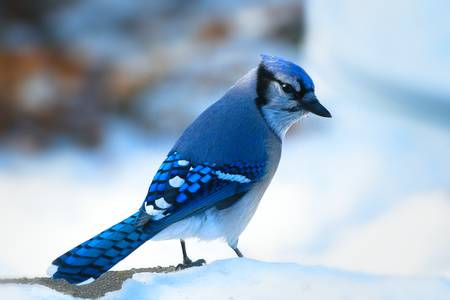
#> input picture Sistemas de Percepcion - MINCAR/data/Tensorflow/bird.jpg, 450 x 300 px, given in place of radiografiaMano.png, which was not available
$ python T01_operaciones_histograma.py
#> lines starting #> are read from the running program, lines starting #| are printed output that depends on the picture; pictures that were not available may be replaced by others from this repository, and a replacement may not be noted
### Sistemas de Percepcion - MINCAR/practica00/T01_cargar_imagen.py
# -*- coding: utf-8 -*-
__author__ = "Grupo 9: Haritz, Pablo & Sergio"

"""
Date = 20/04/2020
Author = Grupo 9: Haritz, Pablo & Sergio
Project = Práctica 0, principios de python
"""

'''
   En este código proporcionamos herramientas que nos van a permitir cargar, guardar y visualizar
   imágenes. Lo usaremos durante todas las prácticas.

   TODO: Entiende este código y haz que funcione asegurándote de que tienes bien elegido el intérprete
'''

#Aquí importo las librerías que me resultan útiles
import skimage, sklearn, skimage.io
import numpy, scipy
#Para escribir menos puedo poner alias a lo que importo:
import numpy as np
import matplotlib.pyplot as plt
import os

#Las funciones de python se definen con def. El contenido se escribe indentado:
# [52 lines left out: functions cargar_imagen, guardar_imagen, visualizar_imagen, not called in this run]

def visualizar_imagenes(lista_imagen,lista_titulos,n_row,n_col,block = True,save_figure=False,figure_save_path='../data/out/fig_sample.png',rescale_colors=True):
    '''
    Esta función visualiza y almacena una imagen y salva la figura si se indica
    :param imagen_rgb: imagen RGB de tipo numpy array
    :param titulo: Indica el nombre del estudiante más la información adicional requerida
    :param block: Permite que al visualizar la imagen en programa pare hasta cerrar la ventana
    :return:
    '''
    if n_row<2:
        raise Exception('n_row tiene que ser mayor que 2')
    fig,ax = plt.subplots(n_row,n_col,sharex=True,sharey=True)

    nc=0
    nr=0
    if n_col > 1:
        for i,(imagen,titulo) in enumerate(zip(lista_imagen,lista_titulos)):
            try:
                if len(imagen.shape)==2:
                    if rescale_colors:
                        ax[nr,nc].imshow(imagen,cmap=plt.get_cmap('gray'))
                    else:
                        ax[nr, nc].imshow(imagen, cmap=plt.get_cmap('gray'))
                else:
                    ax[nr,nc].imshow(imagen)
                ax[nr,nc].set_title(titulo)
            except:
                pass
            nr += 1
            if nr == n_row:
                nr = 0
                nc += 1
    else:
        for i, (imagen, titulo) in enumerate(zip(lista_imagen, lista_titulos)):
            try:
                if len(imagen.shape) == 2:
                    ax[nr].imshow(imagen, cmap=plt.get_cmap('gray'))
                else:
                    ax[nr].imshow(imagen)
                ax[nr].set_title(titulo)
            except:
                pass
            nr += 1
            if nr == n_row:
                nr = 0
                nc += 1


    if save_figure:
        folder, filename = os.path.split(figure_save_path)
        try:
            os.makedirs(folder)
        except:
            pass
        plt.savefig(figure_save_path, dpi=600)
    plt.show(block=block)

#Es buena costumbre meter este if al final para evitar que se ejecute código al importar este script desde otro.
# [6 lines that do not run on import are left out]

### Sistemas de Percepcion - MINCAR/practica02/T01_operaciones_histograma.py
# -----------------------
# Date = 20/04/2020
# Author = G9_PG_SP_HO
# Project = code
# -----------------------

import matplotlib.pyplot as plt
import numpy as np
import skimage,skimage.io,skimage.exposure
from practica00.T01_cargar_imagen import visualizar_imagen, visualizar_imagenes


file_histo = '../data/histograma/cerebro_1.jpg'
file_thres = '../data/histograma/bookpage.jpg'
file_7seg = '../data/histograma/Segmentos7.jpg'

file_mariposa = '../data/morfologicos/mariposa.jpg'
file_mariposa_noisy = '../data/morfologicos/mariposa_noisy.jpg'

file_sudoku = '../data/morfologicos/sudoku.jpg'
file_windows = '../data/morfologicos/windows.jpg'

file_hand = '../data/histograma/radiografiaMano.png'  # Imagen medica de mi eleccion

# [241 lines left out: functions do_test01, do_test02, do_test03, not called in this run]

def do_test04():
    '''
    NOMBRE:
    TODO:
        Completar el ejercicio do_test02 con la imagen médica de vuestra elección :
        Extraer y visualizar los histogramas de la imagen original
        de la imagen con el histograma estirado y de la imagen ecualizada.
        Analizar el uso de CLAHE (imadapthist) en estas imágenes.
        Comentar resultados
        Almacenar las figuras resultantes en el directorio /out/practica02/fig_test04_nombrexx.png
        Respuesta:


        En las imagenes se observa que:
            La original tiene una zona mas oscura en la parte inf izq y mas ilumianda en la der sup
            Tras el estirado no se aprecima muhca mejoria
            Mediante el ecualizado la imagen se ha quemado y sobreexpuesto, esto se debe a que la orignial no era
            homogenea
            El mejor resultado se ha obtenido en el ecualizado adptativo (CALHE), la iluminacion de la
            imagen es mas homogenea. Se aprecia mejor calidad de imagen respecto a todas las anteriores.
    '''
 # Estirar / ecualizar un histograma
    # Tiempo estimado -> 10 minutos (total = 15 min)
    img_in = skimage.io.imread(file_hand)  # .astype(float)/255
#> img_in is the input picture: shape (300, 450, 3); mean R, G, B 156, 176.7, 196.1
    # Los valores de la img van de 0 a 256.
    # si se pone astype(float)/255 pasamos a tener valores entre 0 y 1.
    # min 4.0 y max 219.3333334
    if len(img_in.shape) == 3:
        # Convertir a gris haciendo la media de RGB
        img_in = np.average(img_in, axis=-1)
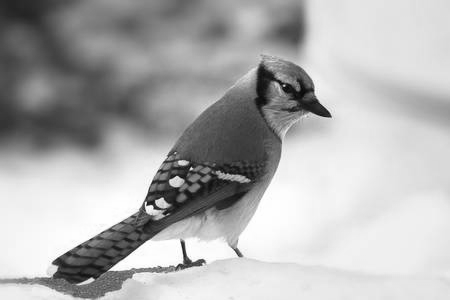
#> img_in: shape (300, 450) float64; min 7.67, max 255, mean 176.3

    # Stretching
    # Io = (Ii-Mini)*(((Maxo-Mino)/(Maxi-Mini))+Mino)
    min_in = img_in.min()
#> min_in = 7.67
    max_in = img_in.max()
#> max_in = 255
    min_out = 0
    max_out = 255
    img_strecthed = (img_in - min_in) * (((max_out - min_out) / (max_in - min_in)) + min_out)
    # Regla de 3

    # Stretching using skimage
    img_strecthed2 = skimage.exposure.rescale_intensity(img_in, out_range=(0, 255))
        # Expansion del grafico.
        # Los valores min y max de la imagen pasan a ser 0 y 255 respectivamente.

    # Ecualizacion de histograma

    img_equ = (skimage.exposure.equalize_hist(img_in) * 255).astype('uint8')
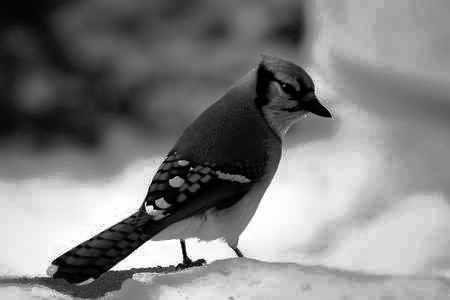
#> img_equ: shape (300, 450); min 0, max 255, mean 128.1
        #  Modificacion de la curva del histograma para que la probabilidad de los niveles de intensidad sea
    #   mas constante.

    # Ecualizacion de histograma adaptativa
    img_adapt_equ = skimage.exposure.equalize_adapthist(img_in.astype(float) / 255, kernel_size=None, clip_limit=0.01,
                                                        nbins=256)
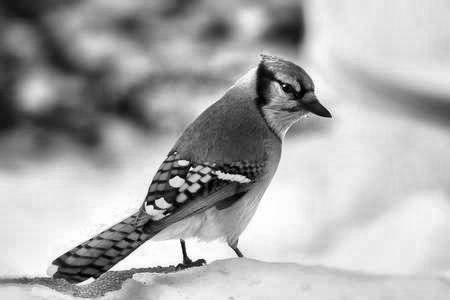
#> img_adapt_equ: shape (300, 450) float64; min 0, max 1, mean 0.671

    # Ecualizado mediante la tecnica CLAHE.
    # Consiste segmentar la imagen, realizar el histograma y ecualizacion de cada segmento  para posteiormente
    # ponderar todo.
    # Mas eficiente que el ecualizado normal.

    plt.figure()        # Crear nueva  figura para poder guardarla luego
    plt.subplot(141)
    plt.hist(img_in.ravel(), 256, [0, 256], color='b')  # Histograma original
    plt.subplot(142)
    plt.hist(img_strecthed2.ravel(), 256, [0, 256], color='r')  # Streching con skimage
    # El valor minimo de la imagen a pasado a ser 0 y el maximo a ser 255.
    plt.subplot(143)
    plt.hist(img_equ.ravel(), 256, [0, 256], color='g')  # Ecualizado
    plt.subplot(144)
    plt.hist(img_adapt_equ.ravel(), 256, [0.0, 1.0], color='m')             # Rango de valores de 0.0 a 1.0
    plt.savefig('../data/out/practica02/T01/fig_test04_hand_hist.png')
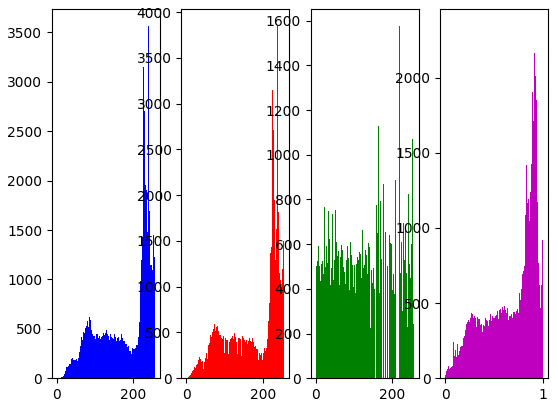
#> figure drawn by matplotlib, 4 panels; panel 1: tallest bar 3563 high, from x = 239 to 240; panel 2: tallest bar 3845 high, from x = 238 to 239; panel 3: tallest bar 1575 high, from x = 218 to 219; panel 4: tallest bar 2342 high, from x = 0.914 to 0.918
    plt.show(block=True)

    plt.figure()
    plt.subplot(141)
    plt.imshow(img_in, cmap=plt.get_cmap('gray'))  # Img original
    # Es la que tiene menos contraste
    plt.subplot(142)
    plt.imshow(img_strecthed2, cmap=plt.get_cmap('gray'))  # Img con histograma estirado
    # Al no haberse estirado mucho la variacion es minima con respepcto a la original
    plt.subplot(143)
    plt.imshow(img_equ, cmap=plt.get_cmap('gray'))  # Img Ecualizada
    # Hay un mayor contraste, pero algunas zonas quedan quemadas y otras zonas quedan muy oscuras.
    plt.subplot(144)
    plt.imshow(img_adapt_equ, cmap=plt.get_cmap('gray'))  # Img con ecualizacion CHLAE
    # Es la que mayor calidad tiene.
    # Las zonas oscuras y muy ilimunadas de la imagen original han quedado equilibradas.
    plt.show(block=True)

    img_t3_sudoku = [img_in, img_strecthed2, img_equ, img_adapt_equ]          # Lista con las imanenes
    titulos_t3_2 = ['Original', 'Expandida', 'Ecualizada', 'EC_Adaptativa']   # Lista con los nombres de las imagenes
    visualizar_imagenes(img_t3_sudoku, titulos_t3_2, 2, 2, block=True, save_figure=True,
                        figure_save_path='../data/out/practica02/T01/fig_test04_hand.png')  # Guardar Imagen
#> the loop in visualizar_imagenes, `for i,(imagen,titulo) in enumerate(zip(lista_imagen,lista_titulos)):` made 4 passes
#> (titulo, nc) on passes 2, 4: ('Expandida', 1), ('EC_Adaptativa', 2)
#> titulo on passes 1, 3: 'Original', 'Ecualizada'
#> after the loop in visualizar_imagenes, `for i,(imagen,titulo) in enumerate(zip(lista_imagen,lista_titulos)):`: nc = 2; nr = 0

#> (the run stopped early here; a loop or call above may not have finished)

$ run again, on Sistemas de Percepcion - MINCAR/data/Tensorflow/cat.jpg
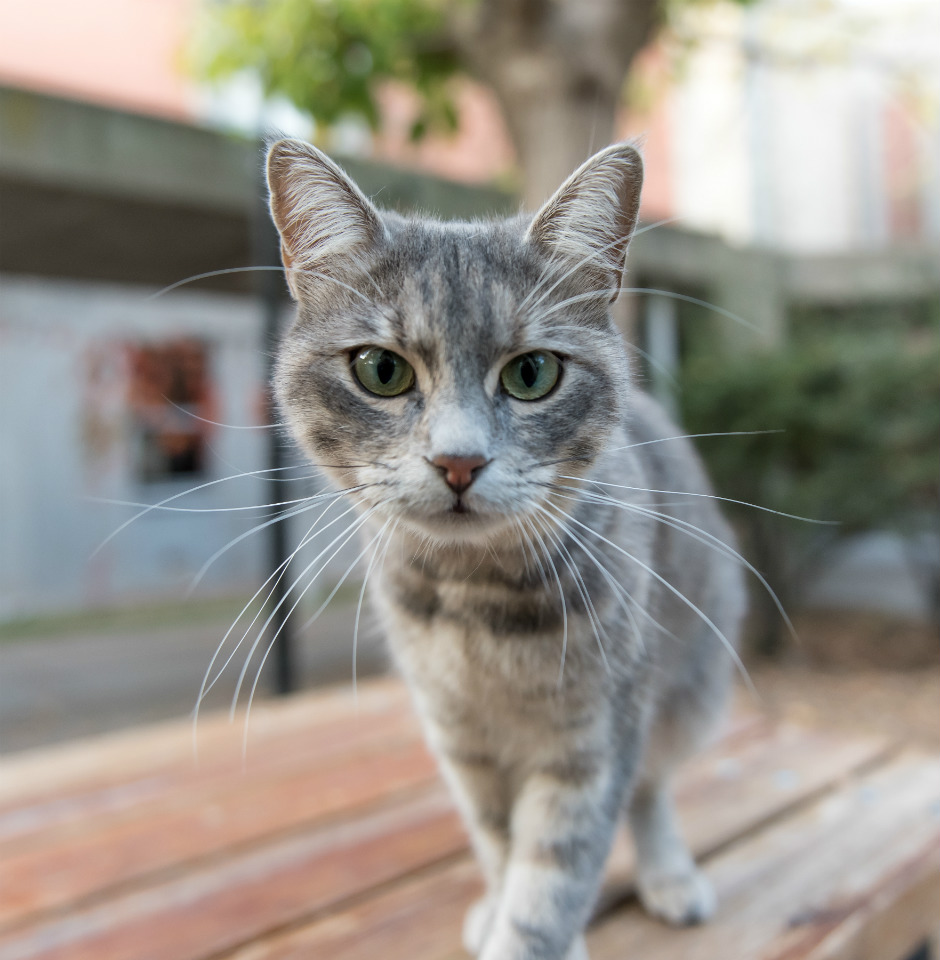
#> input picture Sistemas de Percepcion - MINCAR/data/Tensorflow/cat.jpg, 940 x 960 px, given in place of radiografiaMano.png, which was not available
#> in do_test04, img_in is the input picture: shape (960, 940, 3); mean R, G, B 148.6, 144, 135.7
#> in do_test04, `img_in = np.average(img_in, axis=-1)`:
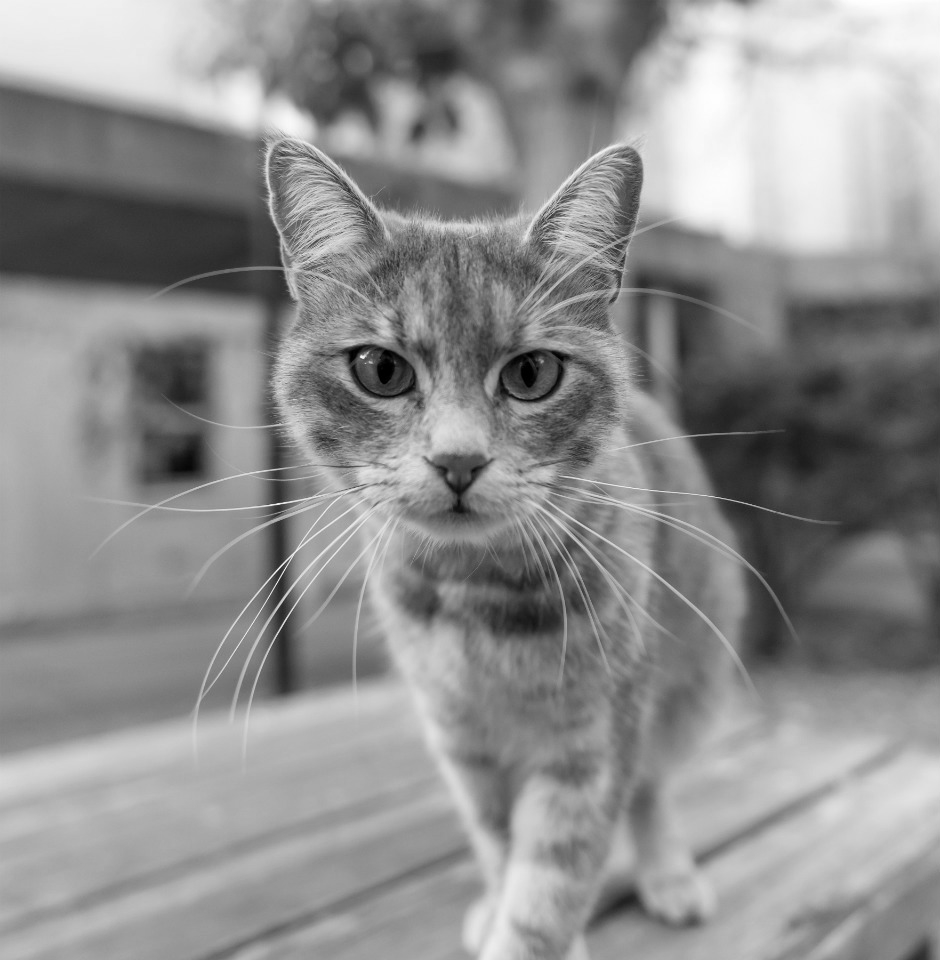
#> img_in: shape (960, 940) float64; min 0, max 255, mean 142.8
#> min_in = 0
#> max_in = 255
#> in do_test04, `plt.savefig('../data/out/practica02/T01/fig_test04_hand_hist.png')`:
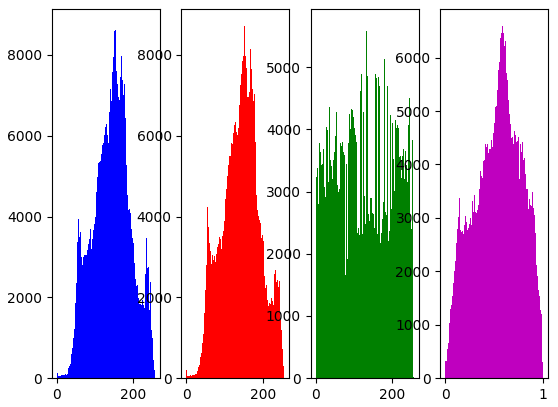
#> figure drawn by matplotlib, 4 panels; panel 1: tallest bar 8712 high, from x = 152 to 153; panel 2: tallest bar 8712 high, from x = 152 to 153; panel 3: tallest bar 5658 high, from x = 138 to 139; panel 4: tallest bar 6587 high, from x = 0.582 to 0.586
#> the loop in visualizar_imagenes, `for i,(imagen,titulo) in enumerate(zip(lista_imagen,lista_titulos)):` made 4 passes
#> (titulo, nc) on passes 2, 4: ('Expandida', 1), ('EC_Adaptativa', 2)
#> after the loop in visualizar_imagenes, `for i,(imagen,titulo) in enumerate(zip(lista_imagen,lista_titulos)):`: nc = 2; nr = 0
